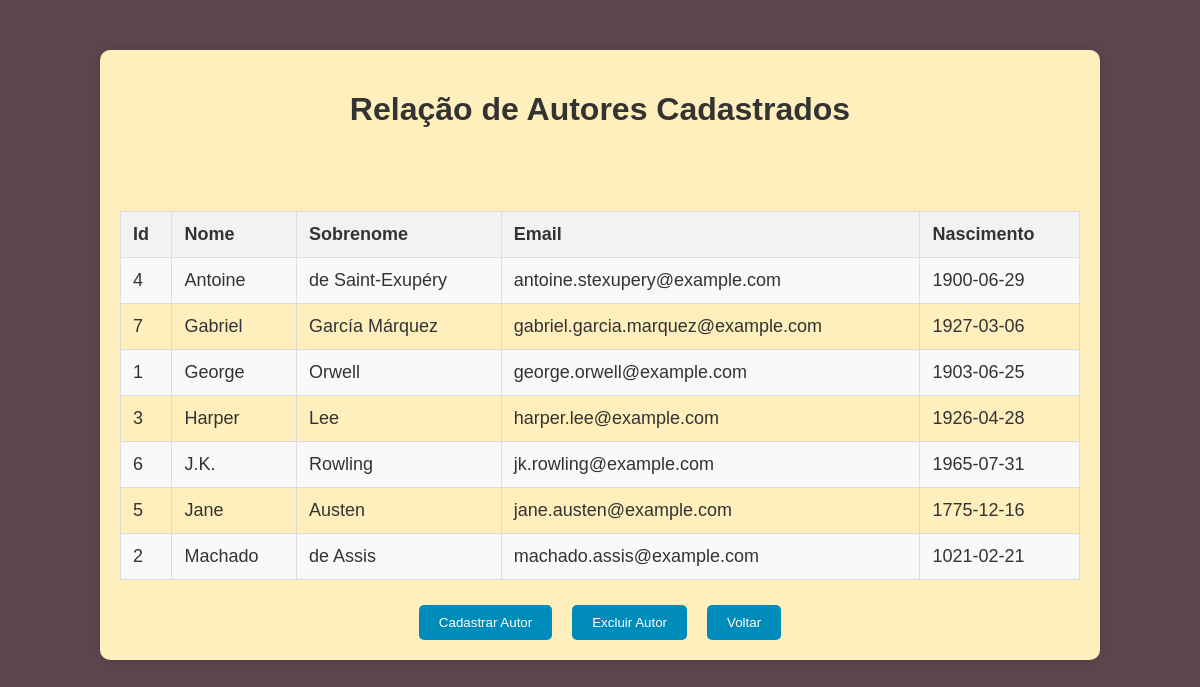
The page /ListarAutor.php (signed in) on the database its author committed.
### tables this page shows
CREATE TABLE `autor` (
  `codautor` int(11) NOT NULL,
  `nomeautor` varchar(50) NOT NULL,
  `sobrenome` varchar(50) NOT NULL,
  `email` varchar(80) NOT NULL,
  `nascimento` date NOT NULL
);

### conectar.php (called while the page is built, shortened)
<?php
class Conectar extends PDO
{
    private static $instancia;
    public static function getInstance(){
        if (!isset(self::$instancia)) {
            try {
                self::$instancia = new Conectar();
            } catch (Exception $e) {
                echo 'Erro ao conectar: ' . $e->getMessage();
                exit();
            }
        }
        return self::$instancia;
    }
}
?>

### Autor.php (called while the page is built, shortened)
<?php
include_once 'conectar.php';
class Autor
{
    public function listar()
    {
        try {
            $this->conn = Conectar::getInstance();
            $sql = $this->conn->query("SELECT * FROM autor ORDER BY nomeautor");
            $sql->execute();
            $result = $sql->fetchAll(PDO::FETCH_ASSOC);
            return $result;
        } catch (PDOException $exc) {
            echo "Erro ao executar consulta: " . $exc->getMessage();
        }
    }
}

### ListarAutor.php (the view, shortened to what this page needs)
<!DOCTYPE html>
<html lang="pt-BR">
<head>
</head>
<body>
    <div class="container">
        <h1>Relação de Autores Cadastrados</h1>
        <?php
            include_once 'Autor.php';
            $autor = new Autor();
            $autores = $autor->listar();
        ?>
        <br><br>
        <table>
            <tr>
                <th>Id</th>
                <th>Nome</th>
                <th>Sobrenome</th>
                <th>Email</th>
                <th>Nascimento</th>
            </tr>
            <?php
            foreach($autores as $autor) {
                echo "<tr>";
                echo "<td>" . $autor['codautor'] . "</td>";
                echo "<td>" . $autor['nomeautor'] . "</td>";
                echo "<td>" . $autor['sobrenome'] . "</td>";
                echo "<td>" . $autor['email'] . "</td>";
                echo "<td>" . $autor['nascimento'] . "</td>";
                echo "</tr>";
            }
            ?>
        </table>
        <div class="button-container">
            <button><a href="cadastrarAutor.php">Cadastrar Autor</a></button>
            <button><a href="ExcluirAutor.php">Excluir Autor</a></button>
            <button><a href="menu.php">Voltar</a></button>
        </div>
    </div>
</body>
</html>

### ListarAutor.php (style rules this page uses)
body { font-family: Arial, sans-serif; background-color: #5a464c; margin: 0; padding: 0; color: #fff; }
.container { width: 80%; margin: 50px auto; padding: 20px; background-color: #ffefbc; box-shadow: 0 0 10px rgba(0, 0, 0, 0.1); border-radius: 10px; }
h1 { text-align: center; color: #333; }
table { width: 100%; border-collapse: collapse; margin: 25px 0; font-size: 18px; text-align: left; }
th, td { padding: 12px; border: 1px solid #ddd; }
th { background-color: #f2f2f2; color: #333; }
td { color: #333; }
tr:nth-child(even) { background-color: #f9f9f9; }
.button-container { display: flex; justify-content: center; margin-top: 20px; }
button { margin: 0 10px; padding: 10px 20px; border: none; background-color: #008CBA; color: white; cursor: pointer; border-radius: 5px; }
button a { color: white; text-decoration: none; }

### rows shown on the page
autor: codautor "4", nomeautor "Antoine", sobrenome "de Saint-Exupéry", email "antoine.stexupery@example.com", nascimento "1900-06-29"
autor: codautor "7", nomeautor "Gabriel", sobrenome "García Márquez", email "gabriel.garcia.marquez@example.com", nascimento "1927-03-06"
autor: codautor "1", nomeautor "George", sobrenome "Orwell", email "george.orwell@example.com", nascimento "1903-06-25"
autor: codautor "3", nomeautor "Harper", sobrenome "Lee", email "harper.lee@example.com", nascimento "1926-04-28"
autor: codautor "6", nomeautor "J.K.", sobrenome "Rowling", email "jk.rowling@example.com", nascimento "1965-07-31"
autor: codautor "5", nomeautor "Jane", sobrenome "Austen", email "jane.austen@example.com", nascimento "1775-12-16"
autor: codautor "2", nomeautor "Machado", sobrenome "de Assis", email "machado.assis@example.com", nascimento "1021-02-21"
